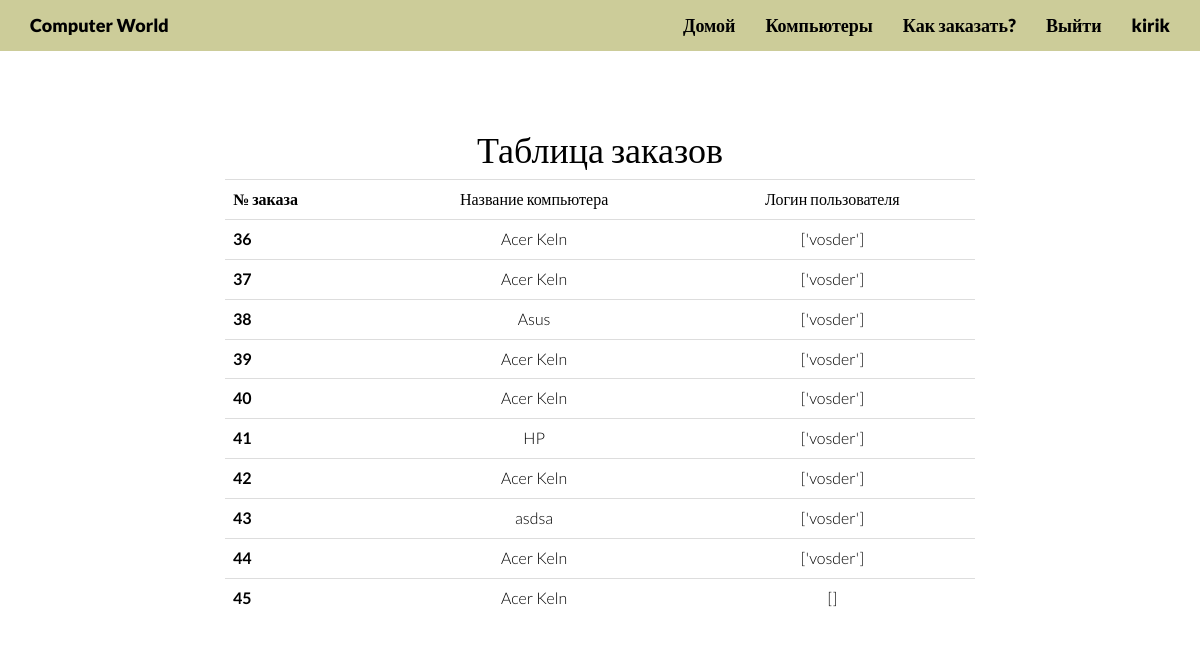
Page /orders/ (signed in) on the committed database.
### app/models.py (models this page shows)
class Order(models.Model):
    id_order = models.AutoField(primary_key=True, verbose_name='ID Заказа')
    id_comp = models.ForeignKey(Computer, on_delete=models.CASCADE, verbose_name='Название компьютера')
    id_user = models.ManyToManyField(User, verbose_name='ID Пользователя')
    def get_users(self):
        return [u.username for u in self.id_user.all()]
    get_users.short_description = 'Заказы пользователей'
    class Meta:
        verbose_name_plural = "Заказы"
        verbose_name = "Заказ"

class Computer(models.Model):
    id_computer = models.AutoField(primary_key=True)
    name_computer = models.CharField(max_length=100, verbose_name='Компьютер')
    model_computer = models.CharField(max_length=100, verbose_name='Модель')
    company_computer = models.CharField(max_length=100, verbose_name='Производитель')
    price_computer = models.IntegerField(verbose_name='Цена')
    characteristics_computer = models.TextField(verbose_name='Характеристики')
    photo_computer = models.ImageField(null=True, blank=True, verbose_name='Фото')
    def __str__(self):
        return self.name_computer
    class Meta:
        verbose_name_plural = "Компьютеры"
        verbose_name = "Компьютер"

### app/views.py (the view)
# urls.py: url(r'^orders/', OrdersView.as_view(), name="orders"),
class OrdersView(ListView):
    model = Order
    template_name = 'orders.html'
    def get_context_data(self, **kwargs):
        context = super().get_context_data(**kwargs)
        print(Order.objects.all().first().get_users)
        return context

### templates/orders.html
{% extends 'base.html' %}
{% block body1 %}
    <div id="header1">
        <div class="container">
            <div class="row centered">
                <div class="col-lg-8 col-lg-offset-2">
                    <h1><br>Таблица заказов<br></h1>
                <table class="table table-hover table-inverse">
                <tr>
                    <th>№ заказа</th>
                    <td>Название компьютера</td>
                    <td>Логин пользователя</td>
                </tr>
                    {% for Order in object_list %}
                    <tr>
                        <th scope="row">{{ Order.id_order }}</th>
                        <td> {{ Order.id_comp }} </td>
                        <td>{{ Order.get_users }}</td>
                    </tr>
                    {% endfor %}
                </table>
                </div>
            </div>
        </div>
    </div>
{% endblock %}

### templates/base.html (shortened to what this page needs)
<!DOCTYPE html>
<html lang="en">
<head>
    {% load static %}
    <link rel="stylesheet" href="{% static 'Bootstrap/css/bootstrap.css' %}">
    <link rel="stylesheet" href="{% static 'Bootstrap/css/font-awesome.min.css' %}">
    <link rel="stylesheet" href="{% static 'Bootstrap/css/main.css' %}">
    <link rel="stylesheet" href="{% static 'Bootstrap/js/bootstrap.min.js' %}">
</head>
<body>
    <div class="navbar navbar-inverse navbar-fixed-top">
    <div class="container">
      <div class="navbar-header">
          <a class="navbar-brand" href="{% url 'main' %}">Computer World</a>
      </div>
      <div class="navbar-collapse collapse">
        <ul class="nav navbar-nav navbar-right">
          <li><a href="{% url 'main' %}">Домой</a></li>
          <li><a href="{% url 'computers_url' %}">Компьютеры</a></li>
          <li>
            {% if request.user.is_superuser %}
                <li><a href="{% url 'orders' %}">Заказы</a></li>
                {% elif request.user.is_user %}
                <li><a href="{% url 'order' %}">Корзина</a></li>
                {% else %}
                <li><a href="{% url 'order_non_auth' %}">Как заказать?</a></li>
                {% endif %}
            </li>
            <li>
            {% if request.user.is_authenticated %}
                <li><a href="{% url 'logout_url' %}">Выйти</a></li>
                <li><a>{{ request.user.username }}</a></li>
                {% else %}
                <li><a href="{% url 'auth_url' %}">Вход</a></li>
                <li><a href="{% url 'registration_url' %}">Регистрация</a></li>
                {% endif %}
            </li>
        </ul>
      </div>
    </div>
  </div>
    {% block body1 %} {% endblock %}
</body>
</html>

### rows in the picture
Order: id_order "36", id_comp "Acer Keln", get_users "['vosder']"
Order: id_order "37", id_comp "Acer Keln", get_users "['vosder']"
Order: id_order "38", id_comp "Asus", get_users "['vosder']"
Order: id_order "39", id_comp "Acer Keln", get_users "['vosder']"
Order: id_order "40", id_comp "Acer Keln", get_users "['vosder']"
Order: id_order "41", id_comp "HP", get_users "['vosder']"
Order: id_order "42", id_comp "Acer Keln", get_users "['vosder']"
Order: id_order "43", id_comp "asdsa", get_users "['vosder']"
Order: id_order "44", id_comp "Acer Keln", get_users "['vosder']"
Order: id_order "45", id_comp "Acer Keln", get_users "[]"

### other values in the picture
{{ request.user.username }} "kirik"
